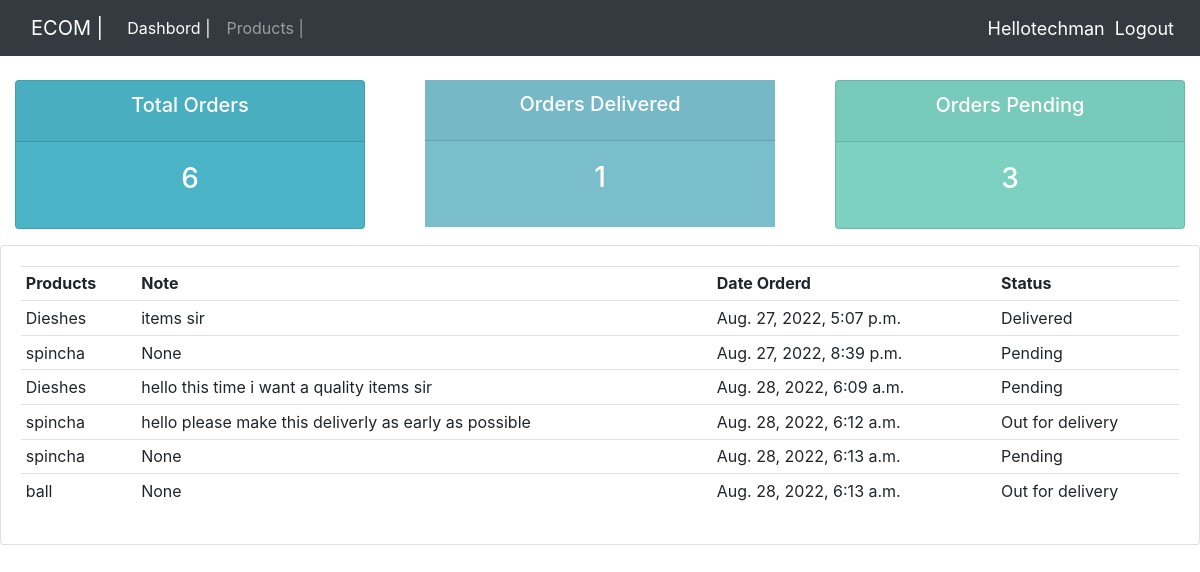
The page /user/ (signed in) on the database its author committed.
### crm/models.py (models this page shows, shortened)
class Order(models.Model):
    STATUS = (
        ('Pending','Pending'),
        ('Out for delivery','Out for delivery'),
        ('Delivered','Delivered'),
    )
    customer=models.ForeignKey(Customers,null=True,on_delete=models.SET_NULL)
    product=models.ForeignKey(Products,null=True,on_delete=models.SET_NULL)
    date_created = models.DateTimeField(auto_now_add=True)
    status=models.CharField(max_length=200,blank=True,null=True,choices=STATUS)
    note=models.CharField(max_length=1000,blank=True,null=True)

class Products(models.Model):
    CATEGORY = (
        ('Indoor','Indoor'),
        ('Out Door','Out Door'),
    )
    name=models.CharField(max_length=200,blank=True,null=True)
    price=models.FloatField(blank=True,null=True)
    category=models.CharField(max_length=200,blank=True,null=True,choices=CATEGORY)
    description=models.CharField(max_length=200,blank=True,null=True)
    date_created = models.DateTimeField(auto_now_add=True)
    tag=models.ManyToManyField(Tag)
    def __str__(self):
        return self.name

### crm/views.py (the view)
# urls.py: path('user/',Userpage,name='user'),
@login_required(login_url='crm:login')
def Userpage(request):
    orders = request.user.customers.order_set.all()
    total_orders = orders.count()
    delivered = orders.filter(status='Delivered').count()
    pending = orders.filter(status='Pending').count()
    context = {
        'orders':orders,
        'total_orders':total_orders,
        'delivered':delivered,
        'pending':pending
    }
    return render(request, 'user.html',context)

### frontend/templates/user.html
{% extends 'base.html' %}
{% load static %}
{% block content %}
{% include  'status.html' %}
<div class="row">
    <div class="col-md">
        <div class="card card-body">
            <table class="table table-sm">
                <tr>
                    <th>Products</th>
                    <th>Note</th>
                    <th>Date Orderd</th>
                    <th>Status</th>
                </tr>
                {% for order in orders %}
                <tr>
                    <td>{{order.product}}</td>
                    <td>{{order.note}}</td>
                    <td>{{order.date_created}}</td>
                    <td>{{order.status}}</td>
                </tr>
                {% endfor %}
            </table>
        </div>
    </div>
</div>
    {% endblock %}

### frontend/templates/navbar.html (shortened to what this page needs)
<nav class="navbar navbar-expand-lg navbar-dark bg-dark">
    <div class="container-fluid">
      <a class="navbar-brand" href="#">ECOM |</a>
      <div class="collapse navbar-collapse" id="navbarNav">
        <ul class="navbar-nav">
          {% if request.user.is_staff %}
          <li class="nav-item">
            <a class="nav-link active" aria-current="page" href="{% url 'crm:home' %}">Dashbord |</a>
          </li>
          <li class="nav-item">
            <a class="nav-link" href="{% url 'crm:products' %}">Products |</a>
          </li>
          {% else %}
          <li class="nav-item">
            <a class="nav-link" href="{% url 'crm:account' %}">Settings|</a>
          </li>
          {% endif %}
        </ul>
      </div>
    </div>
    <span class="msg">Hello{{request.user}} </span>
    <span><a class="msg" href="{% url 'crm:logout' %}">Logout</a></span>
  </nav>

### frontend/static/css/main.css (style rules this page uses)
body { background-color: #ebeff5; }

### frontend/templates/navbar.html (style rules this page uses)
.msg { font-size: 18px; color: #fff; margin-right: 10px; }

### rows shown on the page
Order: product "Dieshes", note "items sir", date_created "Aug. 27, 2022, 5:07 p.m.", status "Delivered"
Order: product "spincha", note "None", date_created "Aug. 27, 2022, 8:39 p.m.", status "Pending"
Order: product "Dieshes", note "hello this time i want a quality items sir", date_created "Aug. 28, 2022, 6:09 a.m.", status "Pending"
Order: product "spincha", note "hello please make this deliverly as early as possible", date_created "Aug. 28, 2022, 6:12 a.m.", status "Out for delivery"
Order: product "spincha", note "None", date_created "Aug. 28, 2022, 6:13 a.m.", status "Pending"
Order: product "ball", note "None", date_created "Aug. 28, 2022, 6:13 a.m.", status "Out for delivery"

### other values the page prints
{{ request.user }} "techman"
{{ total_orders }} "6"
{{ delivered }} "1"
{{ pending }} "3"
